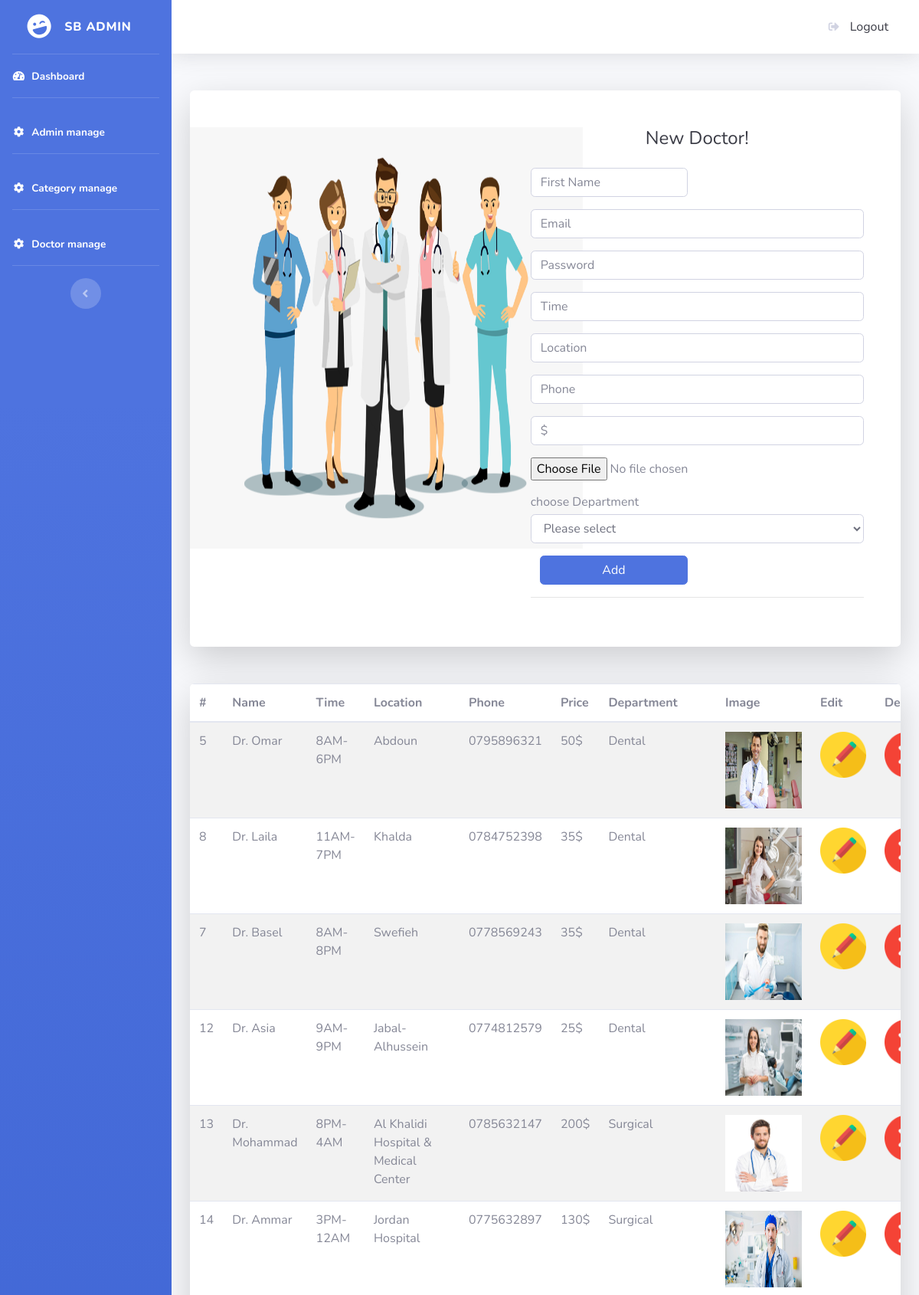
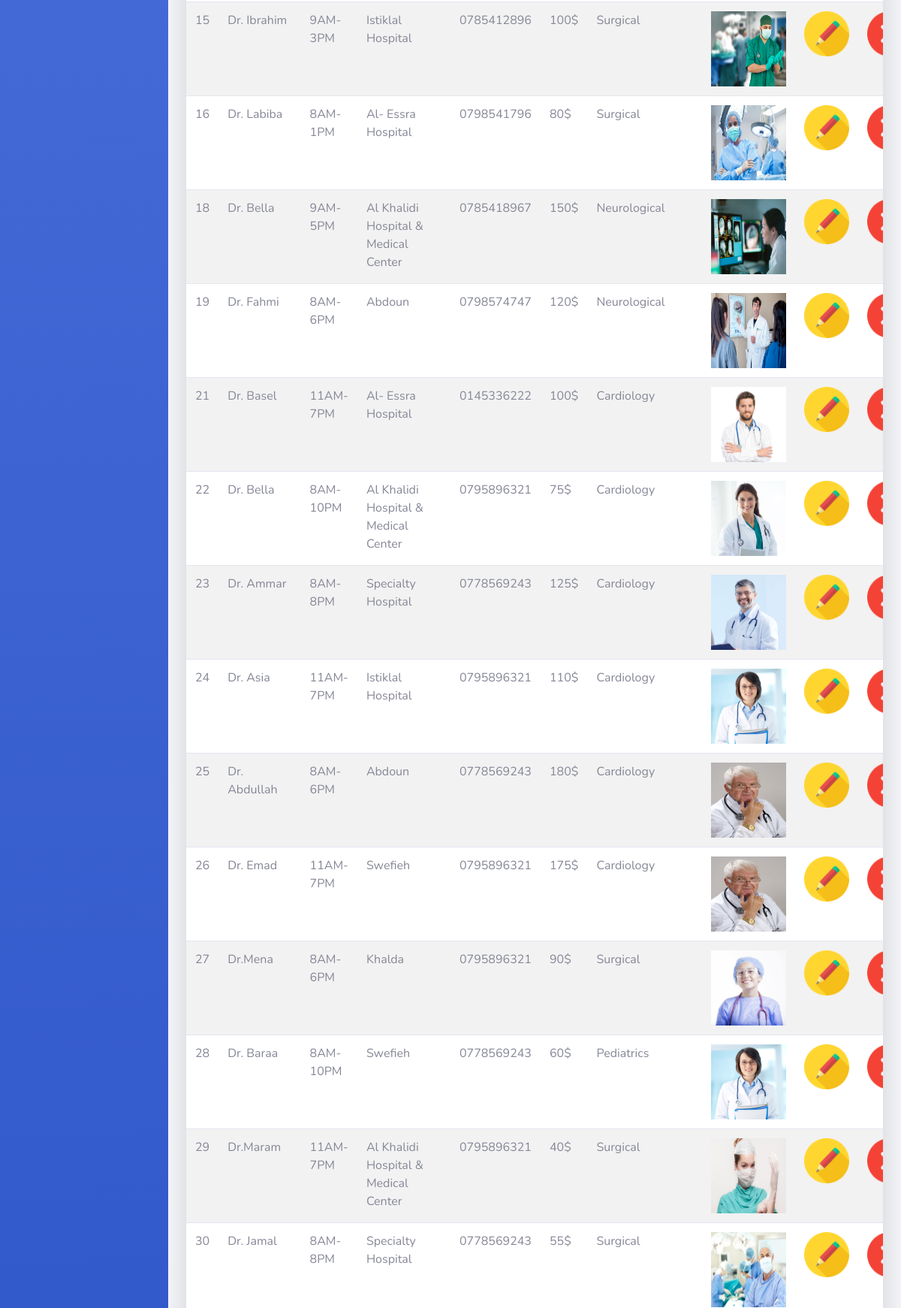
/admin/manage_doctors.php (signed in, upper part), run on the app's committed database (2 pictures, top to bottom).
### tables this page shows
CREATE TABLE IF NOT EXISTS `doctors` (
  `doctor_id` int(3) NOT NULL AUTO_INCREMENT,
  `doctor_name` varchar(100) NOT NULL,
  `doctor_email` varchar(100) NOT NULL,
  `doctor_password` varchar(100) NOT NULL,
  `doctor_time` varchar(100) NOT NULL,
  `doctor_location` varchar(100) NOT NULL,
  `doctor_phone` varchar(100) NOT NULL,
  `doctor_image` varchar(255) NOT NULL,
  `doctor_price` varchar(100) NOT NULL,
  `cat_id` int(3) NOT NULL,
  PRIMARY KEY (`doctor_id`)
);

CREATE TABLE IF NOT EXISTS `category` (
  `cat_id` int(3) NOT NULL AUTO_INCREMENT,
  `cat_name` varchar(100) NOT NULL,
  `cat_image` varchar(250) NOT NULL,
  `doctor_image` varchar(200) NOT NULL,
  `head_doctor` varchar(100) NOT NULL,
  `cat_text` text NOT NULL,
  `cat_icon` varchar(250) NOT NULL,
  PRIMARY KEY (`cat_id`)
);

### admin/manage_doctors.php (the view, shortened to what this page needs)
<?php
include("../includes/connection.php");
include("../includes/admin_header.php");
?>
<body class="bg-gradient-primary">
  <div class="container">
    <div class="card o-hidden border-0 shadow-lg my-5">
      <div class="card-body p-0">
        <div class="row">
          <div class="col-lg-5 d-none d-lg-block text-center mt-5 ">
            <img src="../images/doc.png" width="513px" height="550px">
          </div>
          <div class="col-lg-7">
            <div class="p-5">
              <div class="text-center">
                <h1 class="h4 text-gray-900 mb-4">New Doctor!</h1>
              </div>
              <form action="#" method="post" enctype="multipart/form-data">
                <div class="form-group row">
                  <div class="col-sm-6 mb-3 mb-sm-0">
                    <input type="text" class="form-control form-control-user" id="exampleFirstName" placeholder="First Name" name="name">
                  </div>
                </div>
                <div class="form-group">
                  <input type="email" class="form-control form-control-user" id="exampleInputEmail"       placeholder="Email" name="email">
                </div>
                <div class="form-group">
                  <input type="password" class="form-control form-control-user" id="exampleInputEmail"    placeholder="Password" name="password">
                </div>
                <div class="form-group">
                  <input type="text" class="form-control form-control-user" id="exampleInputEmail" placeholder="Time" name="time">
                </div>
                <div class="form-group">
                  <input type="text" class="form-control form-control-user" id="exampleInputPassword" placeholder="Location" name="location">
                </div>
                <div class="form-group">
                  <input type="text" class="form-control form-control-user" id="exampleInputPassword" placeholder="Phone" name="phone">
                </div>
                <div class="form-group">
                  <input type="text" class="form-control form-control-user" id="exampleInputPassword" placeholder="$" name="price">
                </div>
                <div class="form-group">
                  <input type="file" id="exampleInputPassword" name="image">
                </div>
                <div class="form-group">
                  <label for="cc-payment" class="control-label mb-1">choose Department</label>
                 <select class="form-control" name ="cat_id" required>
                  <option>Please select</option>
               </select>
             </div>
                <div class="col-sm-6 mb-3 mb-sm-0">
                   <button id="payment-button" type="submit" name="add" class="btn btn-primary btn-user btn-block">
                      <span id="payment-button-amount">Add</span>
                  </button>
                  </div>
                <hr>
              </form>
            </div>
          </div>
        </div>
      </div>
    </div>
    <div class="card o-hidden border-0 shadow-lg my-5">
    <table class="table table-striped">
    <thead>
    <tr>
      <th scope="col">#</th>
      <th scope="col">Name</th>
      <th scope="col">Time</th>
      <th scope="col">Location</th>
      <th scope="col">Phone</th>
      <th scope="col">Price</th>
      <th scope="col">Department</th>
      <th scope="col">Image</th>
      <th scope="col">Edit</th>
      <th scope="col">Delete</th>
    </tr>
  </thead>
  <tbody>
    <?php
    $query = "SELECT * FROM category INNER JOIN doctors ON category.cat_id = doctors.cat_id";
    $result = mysqli_query($conn,$query);
    while($row = mysqli_fetch_assoc($result)){
      echo "<tr>";
      echo"<td>{$row['doctor_id']}</td>";
      echo" <td>{$row['doctor_name']}</td>";
      echo"<td>{$row['doctor_time']}</td>";
      echo" <td>{$row['doctor_location']}</td>";
      echo" <td>{$row['doctor_phone']}</td>";
      echo" <td>{$row['doctor_price']}</td>";
      echo" <td>{$row['cat_name']}</td>";
      echo" <td><img src='upload/{$row['doctor_image']}' height=100px width=100px/></td>";
     echo" <td><a href='edit_doctor.php?doctor_id={$row['doctor_id']}'><img src='img/edit.png' height='60px' width='60px' title='edit'></a></td>";
     echo" <td><a href='delete_doctor.php?doctor_id={$row['doctor_id']}'><img src='img/delete.png' height='60px' width='60px' title='delete'></a></td>";
     echo"</tr>";
   }
   ?>
  </tbody>
</table>
</div>
</div>
</body>
</html>

### data on the page
doctors: doctor_id "5", doctor_name "Dr. Omar", doctor_time "8AM-6PM", doctor_location "Abdoun", doctor_phone "0795896321", doctor_price "50$", cat.cat_name "Dental", doctor_image (picture)
doctors: doctor_id "8", doctor_name "Dr. Laila", doctor_time "11AM-7PM", doctor_location "Khalda", doctor_phone "0784752398", doctor_price "35$", cat.cat_name "Dental", doctor_image (picture)
doctors: doctor_id "7", doctor_name "Dr. Basel", doctor_time "8AM-8PM", doctor_location "Swefieh", doctor_phone "0778569243", doctor_price "35$", cat.cat_name "Dental", doctor_image (picture)
doctors: doctor_id "12", doctor_name "Dr. Asia", doctor_time "9AM-9PM", doctor_location "Jabal-Alhussein", doctor_phone "0774812579", doctor_price "25$", cat.cat_name "Dental", doctor_image (picture)
doctors: doctor_id "13", doctor_name "Dr. Mohammad", doctor_time "8PM-4AM", doctor_location "Al Khalidi Hospital & Medical Center", doctor_phone "0785632147", doctor_price "200$", cat.cat_name "Surgical", doctor_image (picture)
doctors: doctor_id "14", doctor_name "Dr. Ammar", doctor_time "3PM-12AM", doctor_location "Jordan Hospital", doctor_phone "0775632897", doctor_price "130$", cat.cat_name "Surgical", doctor_image (picture)
doctors: doctor_id "15", doctor_name "Dr. Ibrahim", doctor_time "9AM-3PM", doctor_location "Istiklal Hospital", doctor_phone "0785412896", doctor_price "100$", cat.cat_name "Surgical", doctor_image (picture)
doctors: doctor_id "16", doctor_name "Dr. Labiba", doctor_time "8AM-1PM", doctor_location "Al- Essra Hospital", doctor_phone "0798541796", doctor_price "80$", cat.cat_name "Surgical", doctor_image (picture)
doctors: doctor_id "18", doctor_name "Dr. Bella", doctor_time "9AM-5PM", doctor_location "Al Khalidi Hospital & Medical Center", doctor_phone "0785418967", doctor_price "150$", cat.cat_name "Neurological", doctor_image (picture)
doctors: doctor_id "19", doctor_name "Dr. Fahmi", doctor_time "8AM-6PM", doctor_location "Abdoun", doctor_phone "0798574747", doctor_price "120$", cat.cat_name "Neurological", doctor_image (picture)
doctors: doctor_id "21", doctor_name "Dr. Basel", doctor_time "11AM-7PM", doctor_location "Al- Essra Hospital", doctor_phone "0145336222", doctor_price "100$", cat.cat_name "Cardiology", doctor_image (picture)
doctors: doctor_id "22", doctor_name "Dr. Bella", doctor_time "8AM-10PM", doctor_location "Al Khalidi Hospital & Medical Center", doctor_phone "0795896321", doctor_price "75$", cat.cat_name "Cardiology", doctor_image (picture)
doctors: doctor_id "23", doctor_name "Dr. Ammar", doctor_time "8AM-8PM", doctor_location "Specialty Hospital", doctor_phone "0778569243", doctor_price "125$", cat.cat_name "Cardiology", doctor_image (picture)
doctors: doctor_id "24", doctor_name "Dr. Asia", doctor_time "11AM-7PM", doctor_location "Istiklal Hospital", doctor_phone "0795896321", doctor_price "110$", cat.cat_name "Cardiology", doctor_image (picture)
doctors: doctor_id "25", doctor_name "Dr. Abdullah", doctor_time "8AM-6PM", doctor_location "Abdoun", doctor_phone "0778569243", doctor_price "180$", cat.cat_name "Cardiology", doctor_image (picture)
doctors: doctor_id "26", doctor_name "Dr. Emad", doctor_time "11AM-7PM", doctor_location "Swefieh", doctor_phone "0795896321", doctor_price "175$", cat.cat_name "Cardiology", doctor_image (picture)
doctors: doctor_id "27", doctor_name "Dr.Mena", doctor_time "8AM-6PM", doctor_location "Khalda", doctor_phone "0795896321", doctor_price "90$", cat.cat_name "Surgical", doctor_image (picture)
doctors: doctor_id "28", doctor_name "Dr. Baraa", doctor_time "8AM-10PM", doctor_location "Swefieh", doctor_phone "0778569243", doctor_price "60$", cat.cat_name "Pediatrics", doctor_image (picture)
doctors: doctor_id "29", doctor_name "Dr.Maram", doctor_time "11AM-7PM", doctor_location "Al Khalidi Hospital & Medical Center", doctor_phone "0795896321", doctor_price "40$", cat.cat_name "Surgical", doctor_image (picture)
doctors: doctor_id "30", doctor_name "Dr. Jamal", doctor_time "8AM-8PM", doctor_location "Specialty Hospital", doctor_phone "0778569243", doctor_price "55$", cat.cat_name "Surgical", doctor_image (picture)
